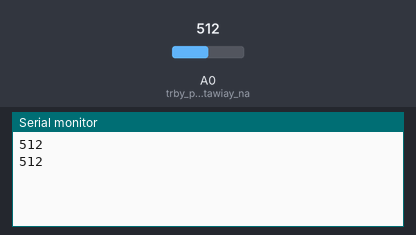
Recording of a sketch running on a simulated Arduino Leonardo, built with avr-gcc and run on an emulated ATmega32U4. On the bench: the last lines printed to the serial monitor. Inputs (shaded band) come from the test bench; at power-on: A0 (trby_pinu_A0_ustawiay_na) = 512.

Above: at 1.8 s.
1.9 s: A0 (trby_pinu_A0_ustawiay_na) set to 716
At 2.8 s:
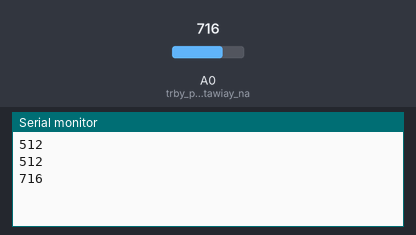
3.4 s: A0 (trby_pinu_A0_ustawiay_na) set to 900
At 4.8 s:
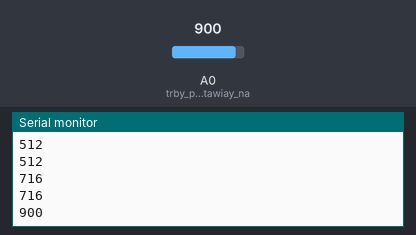
Timing chart, 0 to 6.4 s (numbered marks = the images above; inputs shaded):
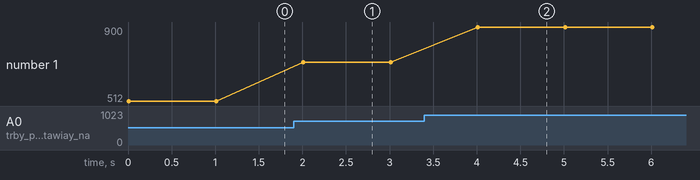

The sketch:

serial_port.ino
```cpp
void setup() {
  Serial.begin(9600); // rozpoczynamy komunikacje z portem szeregowym, z predkoscia 9600 baud
  while (!Serial); // Leonardo sie restartuje po rozpoczeciu komunikacji z portem szeregowym, wiec czekamy az port bedzie otwarty
  pinMode(A0,INPUT); // trby pinu A0 ustawiay na input
}

void loop() {
  int odczyt = analogRead(A0); //czytam z analogowego pinu A0
  Serial.println(odczyt); // wysylamy portem szeregowym, moze byc string, int itp. Do binarnych jest metoda write
  delay(1000);
}
```

Measured:
- after the input at 1.9 s, the serial monitor: prints a new line after 0.11 s (image 1)
- after the input at 3.4 s, the serial monitor: prints a new line after 0.61 s (image 2)
- plotted number 1: 512 → 716 after the input at 1.9 s, 716 → 900 after the input at 3.4 s
